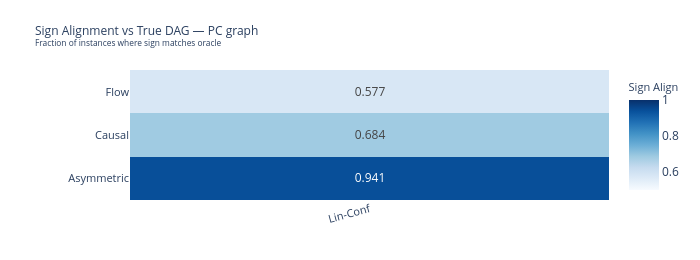
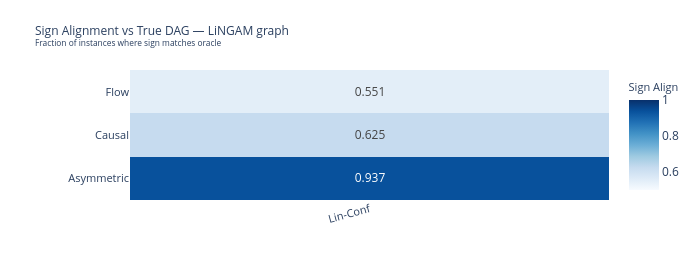

Notebook cell for these charts, in order:
### Markdown cell above
## 5. True-Graph Alignment

### 5a — Sign Alignment vs True DAG  
Mean fraction of instances where the causal method's SHAP sign matches the True-graph output per feature.  
Higher = more aligned with the oracle graph.

### 5b — Magnitude TGA vs True DAG  
Mean relative magnitude deviation vs True-graph output per feature.  
Lower = closer to oracle magnitude.

### Code cell
# ── 5a: Sign Alignment — faceted heatmap dataset × method per graph ──────────
for g in DISC_GRAPHS:
    sub = df_sa[df_sa["Graph"] == g]
    pivot = sub.pivot_table(index="Method", columns="Dataset", values="MeanSignAlign")
    pivot = pivot[[DS_LABELS[ds] for ds in DATASETS if DS_LABELS[ds] in pivot.columns]]

    row_labels = pivot.index.tolist()
    col_labels = pivot.columns.tolist()

    fig_sa = go.Figure(go.Heatmap(
        z            = pivot.values,
        x            = col_labels,
        y            = row_labels,
        colorscale   = "Blues",
        zmin=0.5, zmax=1.0,
        text         = [[f"{v:.3f}" if not np.isnan(v) else "—" for v in row] for row in pivot.values],
        texttemplate = "%{text}",
        textfont     = dict(size=12),
        colorbar     = dict(title=dict(text="Sign Align", font=dict(size=11))),
        hovertemplate=f"<b>%{{y}}</b> ({g}) — %{{x}}<br>Sign Align=%{{z:.3f}}<extra></extra>",
    ))
    fig_sa.update_layout(
        title=dict(text=f"Sign Alignment vs True DAG — {g} graph<br>"
                   "<sup>Fraction of instances where sign matches oracle</sup>",
                   font=dict(size=12)),
        height=260, width=700,
        margin=dict(l=130, r=80, t=70, b=60),
        xaxis=dict(tickfont=dict(size=11), tickangle=-15),
        yaxis=dict(tickfont=dict(size=11)),
    )
    fig_sa.show()

### Figure 1 — Plotly figure (JSON) as saved in the notebook; plotly's stock layout.template omitted (floating-point values rounded to 4 significant figures)
{"data": [{"colorbar": {"title": {"font": {"size": 11}, "text": "Sign Align"}}, "colorscale": [[0, "rgb(247,251,255)"], [0.125, "rgb(222,235,247)"], [0.25, "rgb(198,219,239)"], [0.375, "rgb(158,202,225)"], [0.5, "rgb(107,174,214)"], [0.625, "rgb(66,146,198)"], [0.75, "rgb(33,113,181)"], [0.875, "rgb(8,81,156)"], [1, "rgb(8,48,107)"]], "hovertemplate": "<b>%{y}</b> (PC) — %{x}<br>Sign Align=%{z:.3f}<extra></extra>", "text": [["0.941"], ["0.684"], ["0.577"]], "textfont": {"size": 12}, "texttemplate": "%{text}", "type": "heatmap", "x": ["Lin-Conf"], "y": ["Asymmetric", "Causal", "Flow"], "z": [[0.9412], [0.684], [0.5774]], "zmax": 1, "zmin": 0.5}], "layout": {"height": 260, "margin": {"b": 60, "l": 130, "r": 80, "t": 70}, "title": {"font": {"size": 12}, "text": "Sign Alignment vs True DAG — PC graph<br><sup>Fraction of instances where sign matches oracle</sup>"}, "width": 700, "xaxis": {"tickangle": -15, "tickfont": {"size": 11}}, "yaxis": {"tickfont": {"size": 11}}}}

### Figure 2 — Plotly figure (JSON) as saved in the notebook; plotly's stock layout.template omitted (floating-point values rounded to 4 significant figures)
{"data": [{"colorbar": {"title": {"font": {"size": 11}, "text": "Sign Align"}}, "colorscale": [[0, "rgb(247,251,255)"], [0.125, "rgb(222,235,247)"], [0.25, "rgb(198,219,239)"], [0.375, "rgb(158,202,225)"], [0.5, "rgb(107,174,214)"], [0.625, "rgb(66,146,198)"], [0.75, "rgb(33,113,181)"], [0.875, "rgb(8,81,156)"], [1, "rgb(8,48,107)"]], "hovertemplate": "<b>%{y}</b> (LiNGAM) — %{x}<br>Sign Align=%{z:.3f}<extra></extra>", "text": [["0.937"], ["0.625"], ["0.551"]], "textfont": {"size": 12}, "texttemplate": "%{text}", "type": "heatmap", "x": ["Lin-Conf"], "y": ["Asymmetric", "Causal", "Flow"], "z": [[0.937], [0.6254], [0.5509]], "zmax": 1, "zmin": 0.5}], "layout": {"height": 260, "margin": {"b": 60, "l": 130, "r": 80, "t": 70}, "title": {"font": {"size": 12}, "text": "Sign Alignment vs True DAG — LiNGAM graph<br><sup>Fraction of instances where sign matches oracle</sup>"}, "width": 700, "xaxis": {"tickangle": -15, "tickfont": {"size": 11}}, "yaxis": {"tickfont": {"size": 11}}}}
